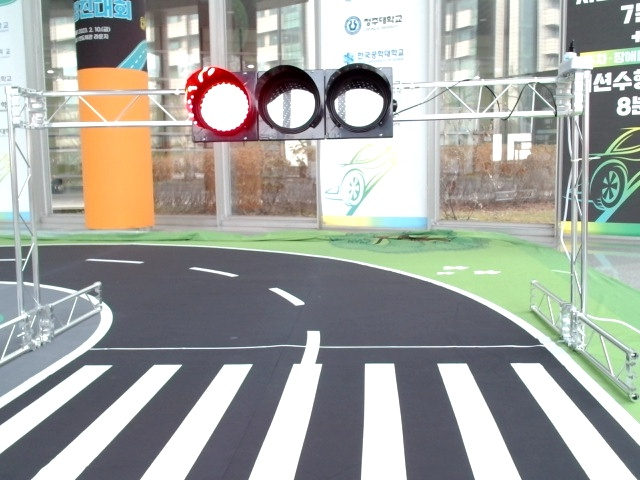
#> input picture test_images/02_15-00-50.jpg, 640 x 480 px, given in place of the camera
$ python main_traffic.py
#> lines starting #> are read from the running program, lines starting #| are printed output that depends on the picture; after the words box and inside, x2 and y2 are one past the last pixel; in counts of white or black regions, pixels touching at a corner belong together
### Vision/cam_util_func.py
# CODE FROM SKKU
import sys
import cv2
import numpy as np
import matplotlib.pyplot as plt
import datetime
np.set_printoptions(threshold=sys.maxsize, linewidth=150)

NULL = 0
VARIANCE = 30
SATURATION = 150
FORWARD_THRESHOLD = 0.3
RED, GREEN, BLUE, YELLOW = (0, 1, 2, 3)
FORWARD, LEFT, RIGHT = (0, 1, 2)
COLOR = ("RED", "GREEN", "BLUE", "YELLOW")
DIRECTION = ("FORWARD", "LEFT", "RIGHT")
HUE_THRESHOLD = ([4, 176], [40, 80], [110, 130], [20, 40])


class libCAMERA(object):
    def __init__(self):
        self.capnum = 0
        self.row, self.col, self.dim = (0, 0, 0)

    def loop_break(self):
        if cv2.waitKey(10) & 0xFF == ord('q'):
            print("Camera Reading is ended.")
            return True
        else:
            return False

    # [5 lines left out: function capture, not called in this run]

    def file_read(self, img_path):
        return np.array(cv2.imread(img_path))

    def rgb_conversion(self, img):
        return cv2.cvtColor(img.copy(), cv2.COLOR_BGR2RGB)

    def hsv_conversion(self, img):
        return cv2.cvtColor(img.copy(), cv2.COLOR_BGR2HSV)

    def gray_conversion(self, img):
        return cv2.cvtColor(img.copy(), cv2.COLOR_BGR2GRAY)

    # [53 lines left out: functions color_extract, extract_rgb, initial_setting, not called in this run]

    def initial_setting_480(self, cam0port=0, cam1port=1, capnum=1):
        # OpenCV Initial Setting
        print("OpenCV Version:", cv2.__version__)
        channel0 = None
        channel1 = None
        self.capnum = capnum

        if capnum == 1:
            channel0 = cv2.VideoCapture(cam0port)
            channel0.set(cv2.CAP_PROP_FRAME_WIDTH, 640)
            channel0.set(cv2.CAP_PROP_FRAME_HEIGHT, 480)
            if channel0.isOpened():
                print("Camera Channel0 is enabled!")
        elif capnum == 2:
            channel0 = cv2.VideoCapture(cam0port)
            channel0.set(cv2.CAP_PROP_FRAME_WIDTH, 640)
            channel0.set(cv2.CAP_PROP_FRAME_HEIGHT, 480)
            if channel0.isOpened():
                print("Camera Channel0 is enabled!")

            channel1 = cv2.VideoCapture(cam1port)
            channel1.set(cv2.CAP_PROP_FRAME_WIDTH, 640)
            channel1.set(cv2.CAP_PROP_FRAME_HEIGHT, 480)
            if channel1.isOpened():
                print("Camera Channel1 is enabled!")

        return channel0, channel1

    # [27 lines left out: function initial_setting_1080, not called in this run]

    def camera_read(self, cap1, cap2=None):
        result, capset = [], [cap1, cap2]

        for idx in range(0, self.capnum):
            ret, frame = capset[idx].read()
            result.extend([ret, frame])
#> this loop made 2 passes
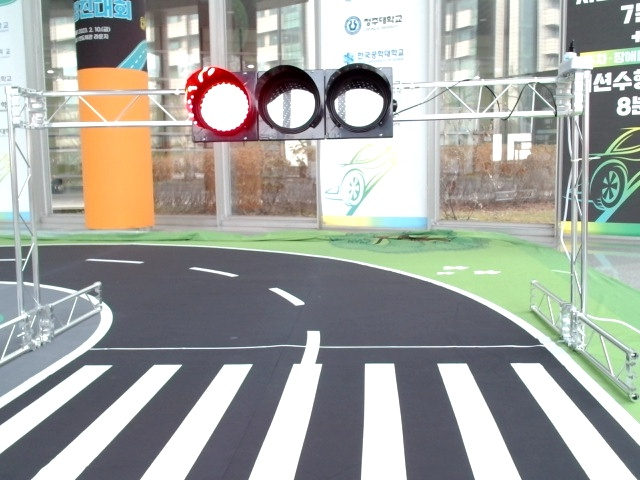
#> input picture test_images/02_15-00-50.jpg, 640 x 480 px, given in place of the camera
#> after the loop, result = 4 items
        return result

    def image_show(self, frame0, frame1=None):
        if frame1 is None:
            cv2.imshow('frame0', frame0)
        else:
            cv2.imshow('frame0', frame0)
            cv2.imshow('frame1', frame1)

    # [20 lines left out: function color_filtering, not called in this run]

    def gaussian_blurring(self, img, kernel_size=(None, None)):
        return cv2.GaussianBlur(img.copy(), kernel_size, 0)

    def canny_edge(self, img, lth, hth):
        return cv2.Canny(img.copy(), lth, hth)

    def histogram_equalization(self, gray):
        return cv2.equalizeHist(gray)

    # [122 lines left out: functions hough_transform, morphology, point_analyze, object_detection, edge_detection, not called in this run]

### Vision/lane_detection.py
import sys
import cv2
import numpy as np
np.set_printoptions(threshold=sys.maxsize, linewidth=150)

SATURATION = 150

class libLANE(object):
    def __init__(self):
        self.height = 0
        self.width = 0
        self.min_y = 0
        self.max_y = 0
        self.match_mask_color = 255
        self.poly_data_r = None
        self.poly_data_l = None
        self.poly_data_c = None
        self.line_bool_r = False
        self.line_bool_l = False
    def region_of_interest(self, image, vertices):
        mask = np.zeros_like(image)
        if len(image.shape) > 2:
            self.match_mask_color = (255,255,255)
        cv2.fillPoly(mask, vertices, self.match_mask_color)
        masked_image = cv2.bitwise_and(image, mask)
        return masked_image
    def weighted_img(self, image, initial_img, α=1, β=1., λ=0.):
        return cv2.addWeighted(initial_img, α, image, β, λ)
    def hough_transform(self, image, rho=None, theta=None, threshold=None, mll=None, mlg=None, mode="lineP"):
        if mode == "line":
            return cv2.HoughLines(image.copy(), rho, theta, threshold)
        elif mode == "lineP":
            return cv2.HoughLinesP(image.copy(), rho, theta, threshold, lines=np.array([]),
                                   minLineLength=mll, maxLineGap=mlg)
        elif mode == "circle":
            return cv2.HoughCircles(image.copy(), cv2.HOUGH_GRADIENT, dp=1, minDist=80,
                                    param1=200, param2=10, minRadius=40, maxRadius=100)
    def morphology(self, image, kernel_size=(None, None), mode="opening"):
        kernel = cv2.getStructuringElement(cv2.MORPH_RECT, kernel_size)

        if mode == "opening":
            dst = cv2.erode(image.copy(), kernel)
            return cv2.dilate(dst, kernel)
        elif mode == "closing":
            dst = cv2.dilate(image.copy(), kernel)
            return cv2.erode(dst, kernel)
        elif mode == "gradient":
            return cv2.morphologyEx(image.copy(), cv2.MORPH_GRADIENT, kernel)
    # [15 lines left out: function preprocess, not called in this run]
    def preprocess2(self, image, roi='a'):
        a_roi = np.array(
            [[(0, self.height-30), (0, 70),
              (self.width, 70), (self.width, self.height-30)]],
            dtype=np.int32)
        r_roi = np.array(
            [[(self.width/2, self.height), (self.width/2, 0),
              (self.width, 0), (self.width, self.height)]],
            dtype=np.int32)
        l_roi = np.array(
            [[(0, self.height - 50), (0, 0),
              (self.width /2 - 140, self.height - 50), (self.width /2 - 140, 0)]],
            dtype=np.int32)
        slow_roi = np.array(
            [[(0, self.height-55), (0, 100),
              (self.width, 100), (self.width, self.height-55)]],
            dtype=np.int32)
        image = image - 50
        image = np.clip(image, 0, 255)
        hsv = cv2.cvtColor(image, cv2.COLOR_BGR2HSV)
        white = cv2.inRange(hsv, (0, 0, 160), (180, 255, 255))  ### FIX ME
        black_mask = cv2.inRange(hsv, (0,0,0), (180, 255,90))
        open_black = self.morphology(black_mask, (20,20), mode="opening")
        lane_cand = cv2.dilate(open_black, cv2.getStructuringElement(cv2.MORPH_RECT, (80,80)))
        green_mask = cv2.inRange(hsv, (30, 20, 23), (70, 255, 255))  ### FIX ME
        green_imask = green_mask > 0
        white[green_imask] = 0
        lane = white * lane_cand
        i = lane > 0
        lane[i] = 255
        blur_image = cv2.GaussianBlur(lane, (5, 5), 0)
        open = self.morphology(blur_image, (27, 27), mode="opening")
        close = self.morphology(open, (8, 8), mode="closing")
        canny_image = cv2.Canny(close, 130, 250)
        if roi == 'a' :
            cropped_image = self.region_of_interest(canny_image, np.array([a_roi], np.int32))
        elif roi == 'r':
            cropped_image = self.region_of_interest(canny_image, np.array([r_roi], np.int32))
        elif roi == 'l':
            cropped_image = self.region_of_interest(canny_image, np.array([l_roi], np.int32))
        elif roi == 'slow':
            cropped_image = self.region_of_interest(canny_image, np.array([slow_roi], np.int32))
        else:
            cropped_image = canny_image
        return cropped_image
    def draw_lines(self, image, lines, color=[0, 0, 255], thickness=7):
        line_image = np.zeros((image.shape[0],image.shape[1],3),dtype=np.uint8)
        if lines is None:
            return
        for line in lines:
            for x1, y1, x2, y2 in line:
                cv2.line(line_image, (x1, y1), (x2, y2), color, thickness)
        return line_image
    # [7 lines left out: function draw_poly, not called in this run]
    def get_poly(self, line_y, line_x, lr, deg, weight=0.75):
        if deg == 1:
            poly_param = np.polyfit(line_y, line_x, deg=1)
        else:
            poly_param = np.polyfit(line_y, line_x, deg=2)
            if abs(poly_param[0]) > 0.0005 : ### FIX ME
                poly_param = np.polyfit(line_y, line_x, deg=1)
        if len(poly_param) == 2:
            poly_param = np.append(np.array([0]), poly_param)

        if lr == 'r':
            if self.poly_data_r is not None:
                poly_param = poly_param * (1 - weight) + self.poly_data_r * (weight)
            self.poly_data_r = poly_param
        elif lr == 'l':
            if self.poly_data_l is not None:
                poly_param = poly_param * (1 - weight) + self.poly_data_l * (weight)
            self.poly_data_l = poly_param
        else:
            if self.poly_data_c is not None:
                poly_param = poly_param * (1 - weight) + self.poly_data_c * (weight)
            self.poly_data_c = poly_param

        return poly_param
    # [6 lines left out: function poly_eval, not called in this run]
    def make_poly_1d(self, param):
        new_param = []
        for i in range(len(param)):
            if param[i] != 0:
                new_param.append(param[i])
        return np.poly1d(new_param)

    # PLAN A : USING ABOVE CAM
    # [147 lines left out: functions red_center, get_center_poly, right_lane, left_lane, add_lane, not called in this run]

    # PLAN B : USING SIDE CAM
    def steering_poly(self, poly, param):
        hfs = poly(self.width/2)
        if hfs < self.height * (2/10):
            steer = 'rightright'
        elif hfs > self.height * (8/10):
            steer = 'leftleft'
        elif hfs < self.height * (3/10):
            steer = 'right'
        elif hfs > self.height * (7/10):
            steer = 'left'
        else:
            if param[1] > 0.105:
                steer = 'right'
            elif param[1] < -0.105:
                steer = 'left'
            else:
                steer = 'forward'
        # print("steer by poly")
        return steer
    # [13 lines left out: function steering_notp, not called in this run]
    def hough_lane(self, image, roi='a'):
        self.height, self.width = image.shape[:2]

        pre_image = self.preprocess2(image, roi)
        lines = self.hough_transform(pre_image, rho=1, theta=np.pi/180, threshold=10, mll=40, mlg=20, mode="lineP")

        if lines is None:
            hough_result = image
        else:
            line_image = self.draw_lines(image, lines, color=[0, 0, 255], thickness=15)
            hough_result = self.weighted_img(line_image, image, 0.8, 1.0, 0)

        return lines, hough_result
    def side_lane(self, image, roi='a'):
        lines, hough = self.hough_lane(image, roi)
        line_x = []
        line_y = []

        if lines is not None:
            for line in lines:
                for x1, y1, x2, y2 in line:
                    slope = (y2 - y1) / (x2 - x1)
                    if np.abs(slope) < 0.3: ### FIX ME
                        line_x.extend([x1, x2])
                        line_y.extend([y1, y2])

            if len(line_y) != 0:
                # DRAW LINE
                poly_param = self.get_poly(line_x, line_y, 'l', deg=1, weight=0.3)  ### FIX ME
                poly_line = self.make_poly_1d(poly_param)
                # print(poly_param[1])
                c_steer = self.steering_poly(poly_line, poly_param)
                y_start = int(poly_line(0))
                y_end = int(poly_line(self.width))
                poly_image = self.draw_lines(image, [[[0, y_start, self.width, y_end], ]],
                                                       color=[255, 0, 255], thickness=15, )
                side_result = self.weighted_img(poly_image, image, 0.8, 1.0, 0)
            else:
                c_steer = self.steering_notp(image)
                side_result = image
        else:
            c_steer = self.steering_notp(image)
            side_result = image

        return c_steer, side_result

### Vision/traffic_light_detection.py
import cv2
import numpy as np

H_SAT = 255
L_SAT = 20 #150
RED, GREEN, BLUE, YELLOW = (0, 1, 2, 3)
COLOR = ("RED", "GREEN", "BLUE", "YELLOW")
HUE_THRESHOLD = ([4, 176], [40, 90], [110, 130], [15, 40])

class libTRAFFIC(object):
    def __init__(self):
        self.height, self.width, self.dim = (0, 0, 0)
    # [7 lines left out: function region_of_interest, not called in this run]
    def gaussian_blurring(self, image, kernel_size=(None, None)):
        return cv2.GaussianBlur(image.copy(), kernel_size, 0)
    # [20 lines left out: functions hough_transform, preprocess, not called in this run]
    def color_detection(self, image):
        # pre = self.preprocess(image)
        pre = self.gaussian_blurring(image, (27, 27))
        hsv = cv2.cvtColor(pre, cv2.COLOR_BGR2HSV)
        green_mask = cv2.inRange(hsv, np.array([60, 20, 50]), np.array([90, 255, 255]))
        green = cv2.bitwise_and(pre, pre, mask=green_mask)
        red_mask = cv2.inRange(hsv, np.array([0, 50, 50]), np.array([10, 255, 255]))
        red = cv2.bitwise_and(pre, pre, mask=red_mask)

        if np.count_nonzero(green_mask) > np.count_nonzero(red_mask):
            return 'go'
            cv2.imshow('g', green_mask)
            green_circles = self.hough_transform(green_mask, mode='circle')
            if green_circles is not None:
                return 'go'
                for circle in green_circles[0]:
                    center, count = (int(circle[0]), int(circle[1])), 0
                    result = cv2.circle(image.copy(), center, int(circle[2]), (0, 0, 255), 2)
                    # cv2.imshow('r', result)
                    return 'go'
            else:
                return 'nothing'
        elif np.count_nonzero(red_mask) > np.count_nonzero(green_mask):
            cv2.imshow('r', red_mask)
            red_circles = self.hough_transform(red_mask, mode='circle')
            if red_circles is not None:
                return 'stop'
                for circle in red_circles[0]:
                    center, count = (int(circle[0]), int(circle[1])), 0
                    result = cv2.circle(image.copy(), center, int(circle[2]), (0, 0, 255), 2)
                    # cv2.imshow('r', result)
                    return 'stop'
            else:
                return 'nothing'

### Arduino/ar_util_func.py
# code from SKKU
import sys
import time
import serial
import numpy as np

np.set_printoptions(threshold=sys.maxsize, linewidth=150)
WAIT_TIME = 2

class libARDUINO(object):
    def __init__(self):
        self.port = None
        self.baudrate = None
        self.wait_time = WAIT_TIME  # second unit

    # Arduino Serial USB Port Setting
    def init(self, port, baudrate):
        ser = serial.Serial()
        ser.port, self.port = port, port
        ser.baudrate, self.baudrate = baudrate, baudrate
        ser.open()
        time.sleep(self.wait_time)
        return ser

### main_traffic.py
import Arduino.ar_util_func as ar_util
import Vision.cam_util_func as cam_util
import Vision.lane_detection as lane_util
import Vision.traffic_light_detection as tf_util
import cv2
from datetime import datetime

# MISSION : TRAFFIC LIGHT
#### this code is the partion of the 'main_mission.py'
#### for the detail explanation, go to 'main_mission.py'

#################### Check before Test ####################
# ARDUINO CONNECTION
ser = ar_util.libARDUINO()
comm = ser.init('/dev/tty.usbmodem101', 9600) #COM7
# CAMERA CONNECTION
cam = cam_util.libCAMERA()
ch0, ch1 = cam.initial_setting_480(cam0port=0, cam1port=1, capnum=2) # if window cam.initial_setting
#################### Check before Test ####################

# LANE DETECTION
LD = lane_util.libLANE()
# TRAFFIC LIGHT DETECTION
TF = tf_util.libTRAFFIC()
# VARIABLES
global ar_count
ar_count = 1
steer_hist = ['right']
new_sig_count = 1
new_tf_sig_count = 0

def send_command(command, speed):
    # speed min: 15
    global ar_count
    if ar_count >= speed:  ### FIX ME
        print('To Arduino: ' + command)
        comm.write(command.encode())
        print(datetime.now().timestamp())
        ar_count = 0
def steer_signal(steer):
    if steer == 'forward':
        send_command("4", speed=1)
    elif steer == 'leftleftleft':
        send_command("1", speed=1)
    elif steer == 'leftleft':
        send_command("2", speed=1)
    elif steer == 'left':
        send_command("3", speed=1)
    elif steer == 'right':
        send_command("5", speed=1)
    elif steer == 'rightright':
        send_command("6", speed=1)
    elif steer == 'rightrightright':
        send_command("7", speed=1)
    elif steer == 'obstacle':
        send_command("8", speed=1)
    elif steer == 'stop':  # stop
        send_command("9", speed=1)
    else: # traffic
        send_command("r", speed=1)

input("Enter to start")
steer_signal('forward')

# MAIN LOOP : LANE AGAIN + TRAFFIC LIGHT RED
while True:
    ar_count += 1
    # CAMERA ON
    _, frame0, _, frame1 = cam.camera_read(ch0, ch1)
#> frame0 is the input picture: shape (480, 640, 3); mean B, G, R 159.6, 164.9, 163
    cam.image_show(frame0, frame1)

    # GET LANE INFO USING frame0
    # _, hough = LD.hough_lane(frame0)
    # cv2.imshow('hough image', hough)
    steer, lane_image = LD.side_lane(frame0)
#> in preprocess2, `image = image - 50`:
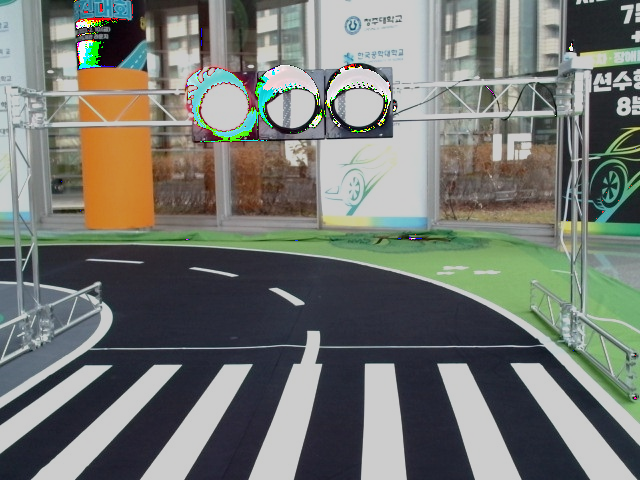
#> image: shape (480, 640, 3); mean of channels 0, 1, 2 113.2, 119.3, 115.5; drawn as B, G, R
#> in preprocess2, `white = cv2.inRange(hsv, (0, 0, 160), (180, 255, 255))`:
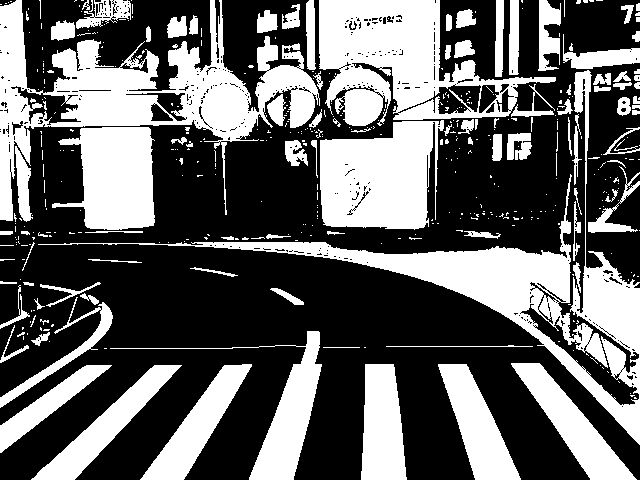
#> white: shape (480, 640); 38.9% white; 454 white regions (352 under 20 px), largest, box (x1, y1, x2, y2) and area: (0, 0, 320, 221) 20415, (38, 70, 640, 445) 19749, (319, 0, 556, 126) 14609
#> in preprocess2, `lane_cand = cv2.dilate(open_black, cv2.getStructuringElement(cv2.MORPH..`:
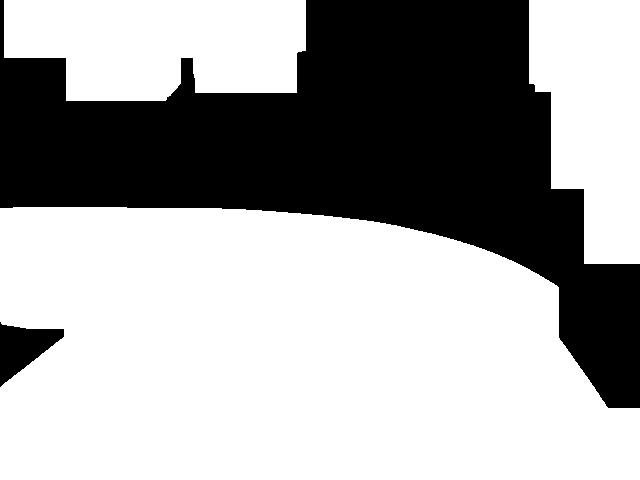
#> lane_cand: shape (480, 640); 64.6% white; 2 black regions, box (x1, y1, x2, y2) and area: (0, 0, 640, 408) 106648, (0, 322, 64, 387) 2168
#> in preprocess2, `white[green_imask] = 0`:
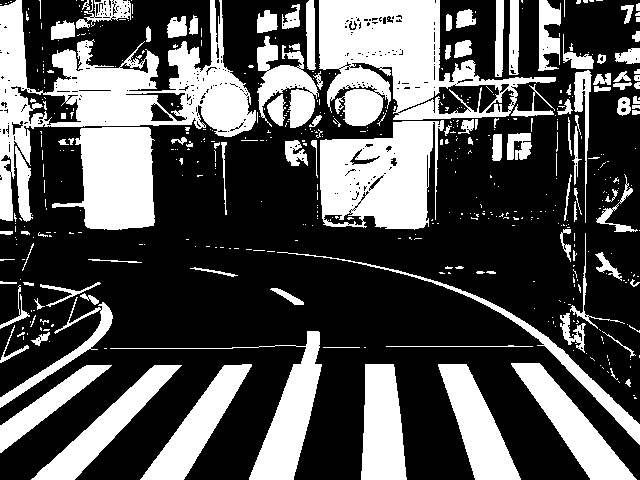
#> white: shape (480, 640); 32.8% white; 511 white regions (398 under 20 px), largest, box (x1, y1, x2, y2) and area: (0, 0, 256, 221) 16424, (319, 0, 556, 126) 14379, (320, 120, 444, 230) 9760
#> in preprocess2, `lane[i] = 255`:
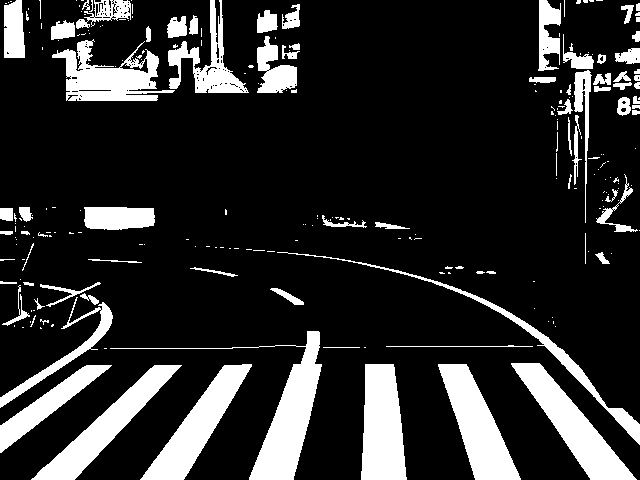
#> lane: shape (480, 640); 17.1% white; 241 white regions (161 under 20 px), largest, box (x1, y1, x2, y2) and area: (110, 331, 322, 480) 4928, (511, 363, 637, 480) 4462, (438, 364, 521, 480) 4388
#> in region_of_interest, `cv2.fillPoly(mask, vertices, self.match_mask_color)`:
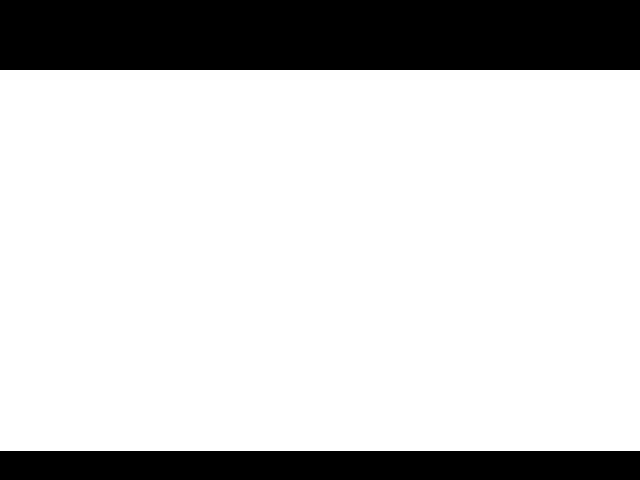
#> mask: shape (480, 640); 79.4% white; 2 black regions, box (x1, y1, x2, y2) and area: (0, 0, 640, 70) 44800, (0, 451, 640, 480) 18560
#> in hough_lane, `lines = self.hough_transform(pre_image, rho=1, theta=np.pi/180, thresh..`: lines = [[395, 367, 404, 445], [66, 102, 152, 102], [479, 385, 508, 450], [271, 428, 290, 372], [365, 408, 366, 365], [303, 448, 316, 396], [482, 390, 509, 450]]
#> the loop in draw_lines, `for line in lines:` made 7 passes
#> after the loop in draw_lines, `for line in lines:`:
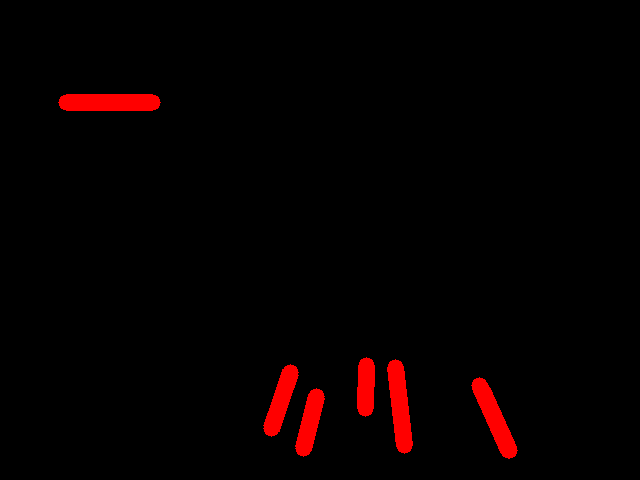
#> line_image: shape (480, 640, 3); mean of channels 0, 1, 2 0, 0, 6.6; drawn as B, G, R
#> (the rest of the program and of its run is left out)
